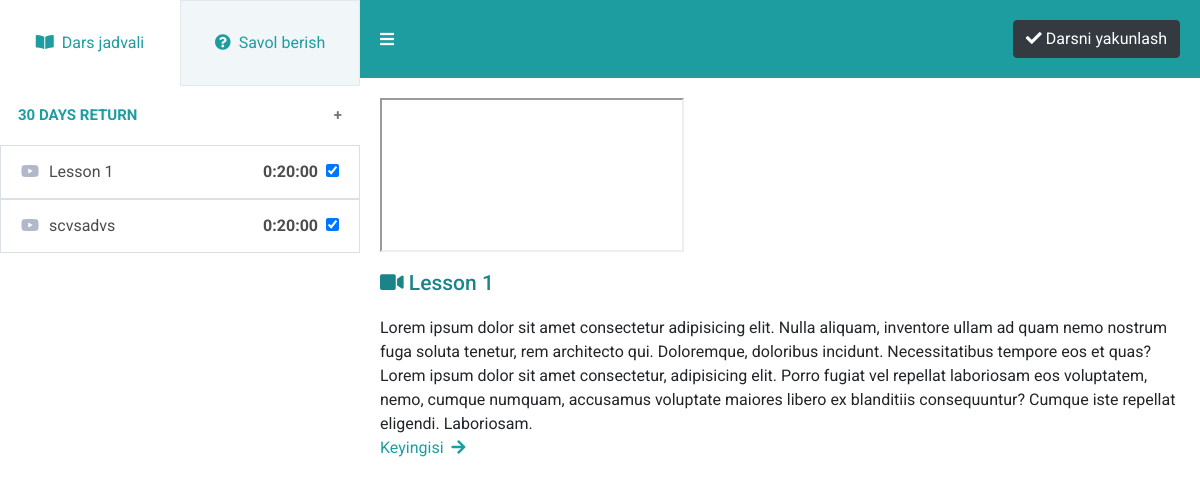
The app's page /lesson/30-days-return/lesson-1 (signed in) with its own data.
### main/models.py (models this page shows, shortened)
class Course(models.Model):
    title = models.CharField(max_length=255)
    thumbnail = models.ImageField(upload_to='courses/thumbnails/')
    author = models.ForeignKey(Profile, on_delete=models.PROTECT)
    slug = models.SlugField(unique=True)
    category = models.ManyToManyField(Category, default=[1])
    difficulty = models.ForeignKey(Difficulty, models.SET_NULL, null=True, default=1)
    tags = TaggableManager()
    total_users = models.PositiveIntegerField(default=0, null=True, blank=True)
    rank = models.PositiveSmallIntegerField(default=0)
    ranked_by_count = models.PositiveIntegerField(default=0)
    created = models.DateTimeField(auto_now_add=True)
    updated = models.DateTimeField(auto_now=True)
    description = models.TextField()

class Lesson(models.Model):
    course = models.ForeignKey(Course, on_delete=models.CASCADE, related_name='lessons')
    title = models.CharField(max_length=255)
    url = models.URLField()
    description = models.TextField(null=True, blank=True)
    duration = models.DurationField(default=timedelta(minutes=20))
    created = models.DateTimeField(auto_now_add=True)
    updated = models.DateTimeField(auto_now=True)
    slug = models.SlugField()
    order_number = models.PositiveIntegerField(default=10)
    @property
    def video_token(self):
        parsed = furl(self.url)
        token = parsed.args['v']
        return token
    @property
    def next_lesson(self):
        siblings = self.course.lessons.all()
        grater_siblings = siblings.filter(order_number__gt=self.order_number)
        if grater_siblings.exists():
            return grater_siblings.first()
        else:
            return None
    class Meta:
        ordering = ['order_number', 'id']

### main/views.py (the view)
# urls.py: path('lesson/<slug:course_slug>/', lesson_view, name='lesson-view'),
@login_required
def lesson_view(request, course_slug, lesson_slug=None):
    context = {}
    course = get_object_or_404(Course, slug=course_slug)
    if not course.users.filter(pk=request.user.pk).exists():
        redirect('course-detail', course.slug)
    last_lesson, last_lesson_created = LastLesson.objects.get_or_create(course=course, user=request.user)
    context['last_lesson'] = last_lesson
    if not lesson_slug:
        if hasattr(last_lesson, 'next_lesson'):
            redirect_slug = last_lesson.last_lesson.slug
        else:
            redirect_slug = course.lessons.first().slug
        return redirect('lesson-view', course.slug, redirect_slug)
    lesson = get_object_or_404(Lesson, slug=lesson_slug)
    if lesson.course.slug != course_slug:
        return redirect('course-detail', lesson.course.slug)
    context['current_lesson'] = lesson
    if hasattr(last_lesson, 'next_lesson') and last_lesson.next_lesson:
        last_lesson_obj = LastLesson.objects.get(course=course, user=request.user)
        if lesson.order_number > last_lesson_obj.next_lesson.order_number:
            return redirect('lesson-view', course.slug, last_lesson_obj.last_lesson.next_lesson.slug)
    elif lesson != course.lessons.first():
        return redirect('lesson-view', course.slug, course.lessons.first().slug)
    context['course'] = course
    return render(request, 'lesson/base.html', context)

### main/models.py (called while the page is built)
    @property
    def next_lesson(self):
        return self.last_lesson.next_lesson

### main/templatetags/logic.py (called while the page is built)
@register.filter
def is_completed(lesson, user_id):
    return LessonCompletion.objects.filter(lesson=lesson, user_id=user_id).exists()

### templates/lesson/base.html (shortened to what this page needs)
{% load logic %}
{% load static %}
<!doctype html>
<html lang="en">
<head>
    <link rel="stylesheet" href="{% static 'css/style.css' %}">
    <link rel="stylesheet" href="{% static 'css/vanilla.css' %}">
    <link rel="stylesheet" href="https://use.fontawesome.com/releases/v5.15.3/css/all.css"
>
    <link rel="stylesheet" href="https://stackpath.bootstrapcdn.com/bootstrap/4.3.1/css/bootstrap.min.css"
>
<link rel="stylesheet" href="https://cdn.plyr.io/3.6.8/plyr.css" />
        </head>
<body>
<main class="lesson-main">
    <div class="lesson-row">
        <div class="lesson__dashboard">
            <div class="lesson__content">
                <div class="tab">
                    <button class="tablinks lesson-tab active" onclick="openCity(event, 'all-courses')"><i
                            class="fas fa-book-open"></i>Dars jadvali
                    </button>
                    <button class="tablinks lesson-tab" onclick="openCity(event, 'active-courses')"><i
                            class="fas fa-question-circle"></i>Savol berish
                    </button>
                </div>
                <div id="all-courses" class="tabcontent tab-active">
                    <button class="accordion">{{ course.title }}</button>
                    <div class="panel">
                        <ul class="lesson__dashboard-courses">
                            {% for lesson in course.lessons.all %}
                                <a href={% url 'lesson-view' course.slug lesson.slug %}>
                                    <li>
                                        <div><i class="fab fa-youtube"></i>{{ lesson.title }}</div>
                                        {% if lesson|is_completed:request.user.id %}
                                            <div><b>{{ lesson.duration }}</b><input type="checkbox"
                                                                                    onclick="return false;" checked
                                                                                    class="ml-2"></div>
                                        {% elif not lesson|is_completed:request.user.id and lesson == last_lesson.next_lesson or lesson == course.lessons.first%}
                                            <div><b>{{ lesson.duration }}</b><input type="checkbox"
                                                                                    onclick="return false;"
                                                                                    class="ml-2"></div>
                                        {% else %}
                                            <div><b>{{ lesson.duration }}</b><i
                                                    style="margin-left: 10px; margin-right: 0" class="fas fa-lock"></i>
                                            </div>
                                        {% endif %}
                                    </li>
                                </a>
                            {% endfor %}
                        </ul>
                    </div>
                </div>
            </div>
        </div>
        <div class="lesson__play">
            <div class="lesson-header">
                <div class="menu-content">
                    <i class="fas fa-bars"></i>
                    <a href="{% url 'lesson-completion' course.slug current_lesson.slug %}" class="btn btn-dark">
                        <i class="fas fa-check"></i>
                        Darsni yakunlash
                    </a>
                </div>
            </div>
            <div class="header-main">
                <div class="plyr__video-embed" id="player">
                <iframe
                    src="https://www.youtube.com/embed/{{ current_lesson.video_token }}?origin=https://plyr.io&amp;iv_load_policy=3&amp;modestbranding=1&amp;playsinline=1&amp;showinfo=0&amp;rel=0&amp;enablejsapi=1"
                    allowfullscreen
                    allowtransparency
                    allow="autoplay"
                ></iframe>
                </div>
                <h4 class="lesson__title"><i class="fas fa-video"></i>  {{ current_lesson.title }}</h4>
                <p style="margin: 0;">Lorem ipsum dolor sit amet consectetur adipisicing elit. Nulla aliquam, inventore ullam ad quam nemo nostrum fuga soluta tenetur, rem architecto qui. Doloremque, doloribus incidunt. Necessitatibus tempore eos et quas?
                Lorem ipsum dolor sit amet consectetur, adipisicing elit. Porro fugiat vel repellat laboriosam eos voluptatem, nemo, cumque numquam, accusamus voluptate maiores libero ex blanditiis consequuntur? Cumque iste repellat eligendi. Laboriosam.
                </p>
                {% if current_lesson.next_lesson %}
                    <a href="{% url 'lesson-completion' course.slug current_lesson.slug %}" class="next">Keyingisi<i
                            class="fas fa-arrow-right ml-2"></i></a>
                {% endif %}
            </div>
        </div>
    </div>
</main>
</body>
</html>

### main/static/css/style.css (style rules this page uses)
button, input { border: none; outline: none; }
.tab { border-bottom: 1px solid #dcdfe5; margin-bottom: 32px; }
.tablinks { padding: 5px 10px; background-color: transparent; border-bottom: 2px solid transparent; color: #1D9DA0; outline: none !important; }
.tablinks.active { border-bottom: 2px solid #1D9DA0 !important; }
.tabcontent { display: none; }
.tab-active { display: block; }
.lesson-row { display: flex; flex-wrap: wrap; }
.lesson__dashboard { width: 30%; overflow-y: scroll; overflow-x: hidden; height: 100vh; position: sticky; left: 0; z-index: 10; }
.tab { border: none !important; margin: 0 !important; display: flex; flex-wrap: nowrap; }
.tab .lesson-tab { padding: 30px; border: 1px solid #e0e9ec; background-color: #f1f6f8; width: 50% !important; }
.tab .lesson-tab i { margin-right: 8px; }
.tab .lesson-tab.active { background-color: #fff; border: none !important; }
.accordion { background-color: #fff; color: #1D9DA0; cursor: pointer; padding: 18px; width: 100%; border: none; text-align: left; outline: none; font-size: 15px; transition: 0.4s; font-weight: 700; }
.accordion:after { content: "+"; color: #777; font-weight: bold; float: right; margin-left: 5px; }
.panel { background-color: white; overflow: hidden; transition: max-height 0.2s ease-out; }
.lesson__dashboard-courses { border-right: 1px solid #dcdfe5; border-left: 1px solid #dcdfe5; overflow: hidden; }
.lesson__dashboard-courses li { display: flex; justify-content: space-between; padding: 14px 20px; border-top: 1px solid #dcdfe5; border-bottom: 1px solid #dcdfe5; }
.lesson__dashboard-courses li div { color: #4c4c4c; }
.lesson__dashboard-courses li div i { margin-right: 10px; color: #b1b8c9; }
.lesson-header { width: 100%; padding: 20px; color: #ffffff; background-color: #1D9DA0; }
.lesson__play { width: 70%; overflow-y: scroll; overflow-x: hidden; height: 100vh; }
.menu-content { display: flex; justify-content: space-between; align-items: center; flex-wrap: wrap; row-gap: 16px; text-align: center; }
.menu-content a { color: #ffffff; }
.header-main { padding: 20px; }
.next { color: #1D9DA0; }
.lesson__title { padding: 12px 0px; color: #1a8588; }
* { padding: 0; margin: 0; box-sizing: border-box; font-family: "Roboto", sans-serif; }
h4 { font-size: 21px !important; }
ul { list-style: none !important; margin: 0 !important; }
a { text-decoration: none !important; }

### records on screen
Course: title "30 DAYS RETURN"
Lesson: title "Lesson 1", duration "0:20:00"
Lesson: title "scvsadvs", duration "0:20:00"
